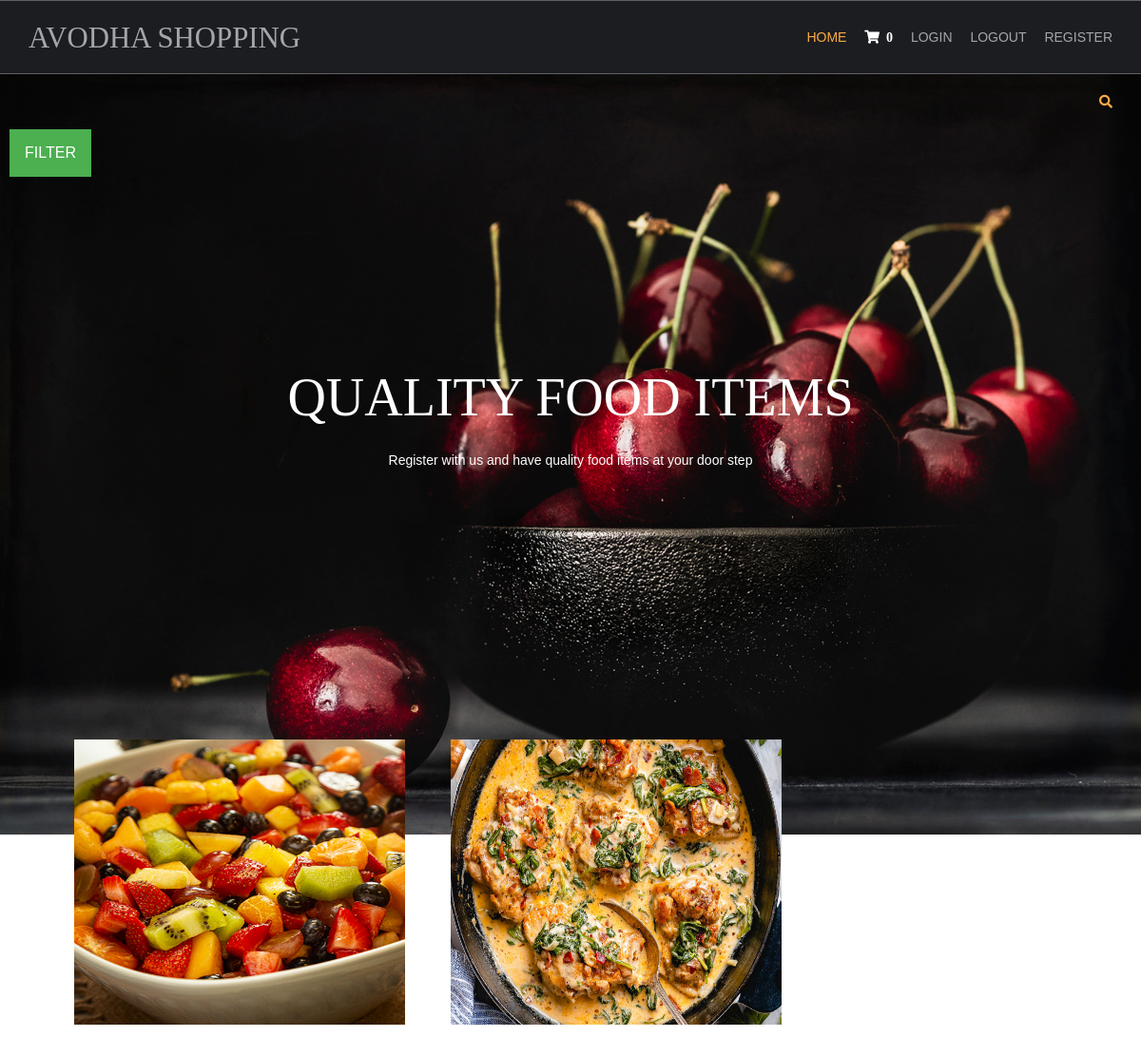
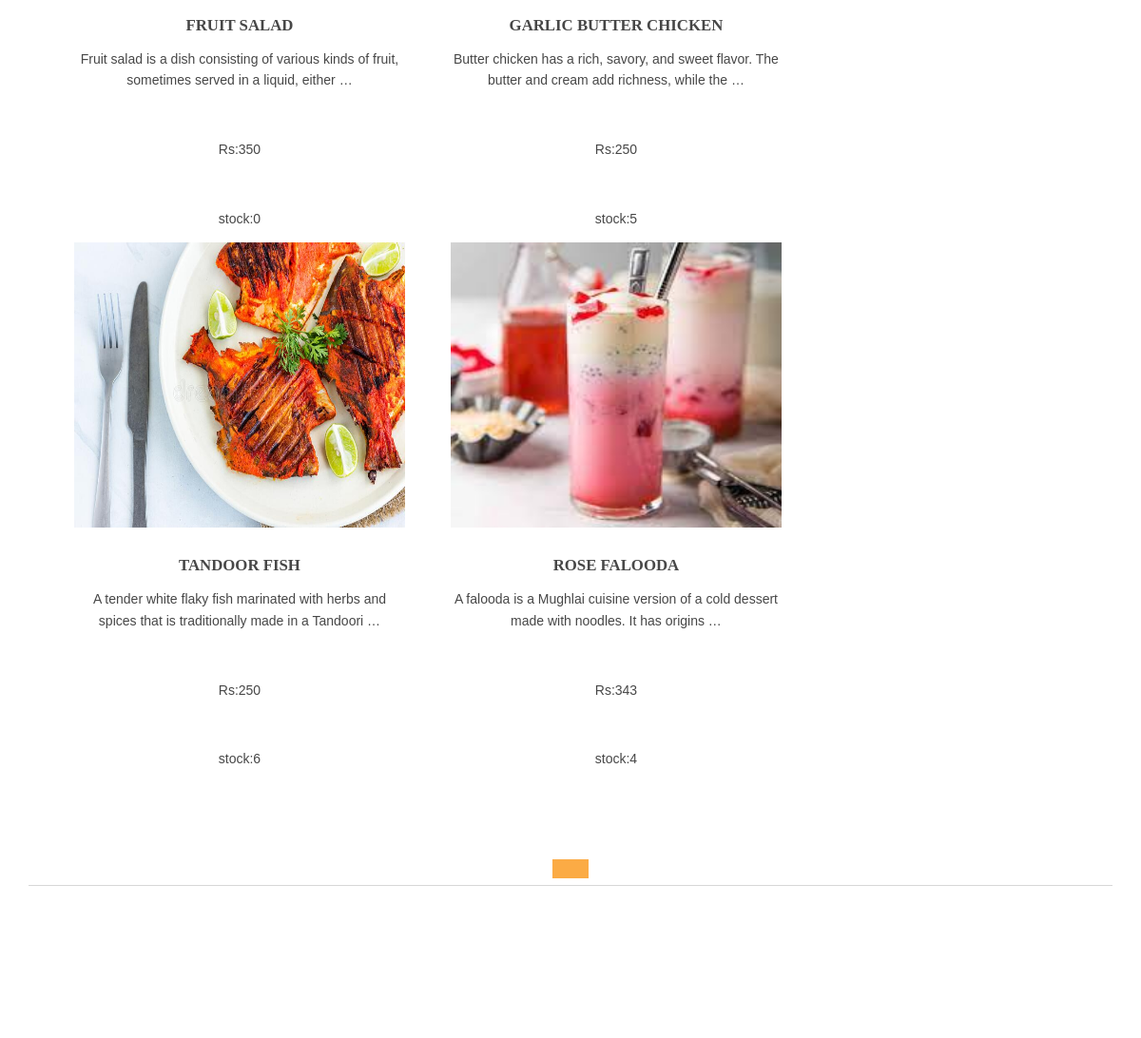
The app's page / (signed in) with its own data (2 pictures, top to bottom).
### shop/models.py (models this page shows, shortened)
class products(models.Model):
   name=models.CharField(max_length=150,unique=True)
   slug = models.SlugField(max_length=250, unique=True)
   img=models.ImageField(upload_to='product')
   desc=models.TextField()
   stock=models.IntegerField()
   available=models.BooleanField()
   price=models.IntegerField()
   category=models.ForeignKey(categ,on_delete=models.CASCADE)
   def get_url(self):
      return reverse('details',args=[self.category.slug,self.slug])

### shop/views.py (the view)
# urls.py: 2. Add a URL to urlpatterns:  path('', views.home, name='home')
def home(request,c_slug=None):
    c_page=None
    prodt=None
    if c_slug!=None:
       c_page=get_object_or_404(categ,slug=c_slug)
       prodt=products.objects.filter(category=c_page,available=True)
    else:
        prodt=products.objects.all().filter(available=True)
    cat=categ.objects.all()
    paginator = Paginator(prodt,4)
    try:
         page = int(request.GET.get('page','1'))
    except:
        page = 1
    try:
        pro=paginator.page(page)
    except(EmptyPage,InvalidPage):
        pro=paginator.page(paginator.num_pages)
    return render(request,'index.html',{'pr':prodt,'ct':cat,'pg':pro})

### cart/context_processor.py (called while the page is built)
def count(request):
      item_count=0
      if 'admin' in request.path:
          return{}
      else:
          try:
              ct=cartlist.objects.filter(cart_id=c_id(request))
              cti=items.objects.all().filter(cart=ct[:1])
              for c in cti:
                  item_count=c.quan
          except cartlist.DoesNotExist:
              item_count=0
          return dict(itc=item_count)

### cart/views.py (called while the page is built)
def c_id(request):
      ct_id=request.session.session_key
      if not ct_id:
         ct_id=request.session_create()
      return ct_id

### shop/models.py (called while the page is built)
    def get_url(self):
      return reverse('prod_cat',args=[self.slug])

### templates/index.html (shortened to what this page needs)
{% extends 'base.html' %}
{% load static %}
{% block content %}
<html lang="">
<head>
<link href="{% static 'hm/layout/styles/layout.css' %}" rel="stylesheet" type="text/css" media="all">
</head>
<body id="top">
<div class="abcd" style="background-image:url({% static 'hm/images/demo/backgrounds/bg.jpg' %});">
    <div class="wrapper row0">
      <div id="topbar" class="hoc clear">
    <div class="fl_right">
        <ul class="nospace">
          <li id="searchform">
          </li>
        </ul>
    </div>
   </div>
<div class="dropdown">
  <button class="dropbtn">FILTER</button>
</div>
  </div>
  <div id="pageintro" class="hoc clear">
    <article>
      <h3 class="heading">QUALITY FOOD ITEMS</h3>
      <p>Register with us and have quality food items at your door step</p>
    </article>
  </div>
</div>
<div class="wrapper row3">
  <main class="hoc container clear">
    <section id="introblocks">
      <ul class="nospace group btmspace-80">
        {% for i in pg.object_list %}
        <li class="one_third">
            <figure><a class="imgover" href="{{i.get_url}}"><img src="{{i.img.url}}" alt="" style="height:300px;width:500px;"></a>
            <figcaption>
              <h6 class="heading">{{i.name}}</h6>
              <p>{{i.desc|truncatewords:17}}</p>
                <br>
                <p> Rs:{{ i.price }}</p>
                <br>
                <p>stock:{{i.stock}}</p>
            </figcaption>
          </figure>
        </li>
       {% endfor %}
      </ul>
    </section>
<center>
    <a href="?page={{p}}" class="btn btn-light btn-sm{% if pg.number == p %} active {% endif %}">{{p}}</a>
</center>
    <hr class="btmspace-80">
  </main>
</div>
</body>
</html>
{% endblock %}

### templates/base.html (shortened to what this page needs)
{% load static %}
<html lang="">
<head>
<link href="{%static 'hm/layout/styles/layout.css' %}" rel="stylesheet" type="text/css" media="all">
</head>
<body id="top">
  <div class="wrapper row1">
    <header id="header" class="hoc clear">
      <div id="logo" class="fl_left">
        <h1><a href="index.html">AVODHA SHOPPING</a></h1>
      </div>
      <nav id="mainav" class="fl_right">
        <ul class="clear">
          <li class="active"><a href="/">Home</a></li>
          <li><a class="active" href="{% url 'cartDetails'  %}"><i class="fa fa-shopping-cart" style="font-size:14px;color:white;">&nbsp;&nbsp;{{itc}}</i></a></li>
            <li><a class="active" href="#">Login</a></li>
            <li><a class="active" href="#">Logout</a></li>
            <li><a class="active" href="#">Register</a></li>
          </ul>
        </nav>
    </header>
  </div>
{% block content %}
{% endblock %}
</body>
</html>

### static/hm/layout/styles/layout.css (style rules this page uses)
.row1 { border:solid; border-width:1px 0; }
#topbar { padding:20px 0; font-size:.8rem; text-transform:uppercase; }
#topbar ul li { display:inline-block; margin-right:15px; }
#topbar ul li:last-child { margin-right:0; padding-right:0; border-right:none; }
#topbar #searchform { position:relative; line-height:1; z-index:9999; }
#topbar #searchform::after { display:block; height:18px; line-height:18px; padding:0; font-family:"Font Awesome\ 5 Free"; font-weight:900; font-size:1rem; content:"\f002"; }
#topbar #searchform ::placeholder { text-transform:capitalize; }
#header #logo { margin:22px 0 0 0; }
#header #logo h1 { margin:0; padding:0; font-size:2.2rem; text-transform:uppercase; }
#pageintro { padding:200px 0 300px; }
#pageintro article, #pageintro article p { display:block; max-width:75%; margin:0 auto; text-align:center; }
#pageintro article p { max-width:65%; line-height:2rem; }
#pageintro .heading { margin-bottom:20px; font-size:4rem; }
.container { padding:80px 0; }
#introblocks { display:block; position:relative; margin:-180px 0 0 0; z-index:1; text-align:center; }
#introblocks figure figcaption { display:block; padding:30px 0 0 0; text-align:center; }
#introblocks figure figcaption .heading { font-size:1.2rem; font-weight:700; margin-bottom:0; }
*, *::before, *::after { transition:all .3s ease-in-out; }
nav ul, nav ol { margin:0; padding:0; list-style:none; }
#mainav, #breadcrumb, .sidebar nav { line-height:normal; }
#mainav ul { text-transform:uppercase; }
#mainav li { display:inline-block; position:relative; margin:0 15px 0 0; padding:0; }
#mainav li:last-child { margin-right:0; }
#mainav li a { display:block; padding:30px 0; }
body { color:#A5A6AA; background-color:#1C1D21; }
a { color:#FBAB45; }
hr, .borderedbox { border-color:#D7D7D7; }
.btn, .btn.inverse:hover { color:#FFFFFF; background-color:#FBAB45; border-color:#FBAB45; }
.imgover, .imgover:hover::after { color:#FFFFFF; }
.row1 { border-color:rgba(255,255,255,.3); }
.row3 { color:#474747; background-color:#FFFFFF; }
#topbar #searchform { color:#FBAB45; }
#header #logo h1 a { color:inherit; }
#pageintro { color:#FFFFFF; }
#mainav li a { color:inherit; }
#mainav .active a, #mainav a:hover, #mainav li:hover > a { color:#FBAB45; background-color:inherit; }
@media screen and (min-width:1140px) { .hoc { max-width:1140px; } }

### templates/index.html (style rules this page uses)
.dropbtn { background-color: #4CAF50; color: white; padding: 16px; font-size: 16px; border: none; cursor: pointer; }
.dropdown { position: relative; display: inline-block; padding-left:10px; }
.abcd { height:100%; background-position:center; background-repeat:no-repeat; background-size:cover; }

### records on screen
products: img (picture), name "FRUIT SALAD", desc "Fruit salad is a dish consisting of various kinds of fruit, sometimes served in a liquid, either …", price "350", stock "0"
products: img (picture), name "GARLIC BUTTER CHICKEN", desc "Butter chicken has a rich, savory, and sweet flavor. The butter and cream add richness, while the …", price "250", stock "5"
products: img (picture), name "TANDOOR FISH", desc "A tender white flaky fish marinated with herbs and spices that is traditionally made in a Tandoori …", price "250", stock "6"
products: img (picture), name "ROSE FALOODA", desc "A falooda is a Mughlai cuisine version of a cold dessert made with noodles. It has origins …", price "343", stock "4"

### other values on screen
{{ itc }} "0"
